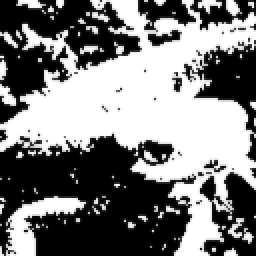
#> input picture 数字图像处理问题51-60/out.png, 128 x 128 px (shown 2 times larger)
$ python '58、4 domain connected domain Tags.py'   (older library calls are emulated)
#> lines starting #> are read from the running program, lines starting #| are printed output that depends on the picture
import cv2
import numpy as np
import matplotlib.pyplot as plt

# Read image
img = cv2.imread("out.png").astype(np.float32)
#> img: shape (128, 128, 3) float32; min 0, max 255, mean 124.5
img = cv2.resize(img,(128,128))
cv2.imwrite('out.png',img)
H, W, C = img.shape
#> H = 128; W = 128; C = 3

label = np.zeros((H, W), dtype=np.int)
label[img[..., 0] > 0] = 1

LUT = [0 for _ in range(H * W)]
#> LUT = 16384 values from 0 to 0

n = 1

for y in range(H):
    for x in range(W):
        if label[y, x] == 0:
            continue
        c3 = label[max(y - 1, 0), x]
        c5 = label[y, max(x - 1, 0)]
        if c3 < 2 and c5 < 2:
            n += 1
            label[y, x] = n
        else:
            _vs = [c3, c5]
            vs = [a for a in _vs if a > 1]
            v = min(vs)
            label[y, x] = v

            minv = v
            for _v in vs:
                if LUT[_v] != 0:
                    minv = min(minv, LUT[_v])
            for _v in vs:
                LUT[_v] = minv
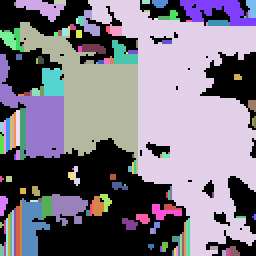
#> label: shape (128, 128) int64 (shown 2 times larger); 144 distinct labels, from 0 to 144; one colour per label, 0 black
#> after the loop, n = 144

count = 1

for l in range(2, n + 1):
    flag = True
    for i in range(n + 1):
        if LUT[i] == l:
            if flag:
                count += 1
                flag = False
            LUT[i] = count
#> after the loop, count = 35

COLORS = [[0, 0, 255], [0, 255, 0], [255, 0, 0], [255, 255, 0]]
out = np.zeros((H, W, C), dtype=np.uint8)

for i, lut in enumerate(LUT[2:]):
#> (the run stopped early here; a loop or call above may not have finished)
